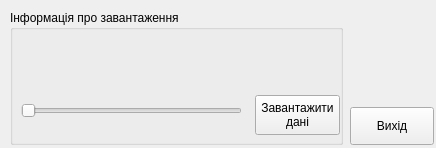
<?xml version="1.0" encoding="UTF-8"?>
<ui version="4.0">
 <class>MainWindow</class>
 <widget class="QMainWindow" name="MainWindow">
  <property name="geometry">
   <rect>
    <x>0</x>
    <y>0</y>
    <width>436</width>
    <height>148</height>
   </rect>
  </property>
  <property name="windowTitle">
   <string>Download data</string>
  </property>
  <property name="windowIcon">
   <iconset>
    <normaloff>../Img_app/download.ico</normaloff>../Img_app/download.ico</iconset>
  </property>
  <widget class="QWidget" name="centralwidget">
   <widget class="QPushButton" name="pushButton_exit">
    <property name="geometry">
     <rect>
      <x>350</x>
      <y>107</y>
      <width>84</width>
      <height>38</height>
     </rect>
    </property>
    <property name="font">
     <font>
      <pointsize>9</pointsize>
     </font>
    </property>
    <property name="text">
     <string>Вихід</string>
    </property>
   </widget>
   <widget class="QGroupBox" name="groupBox">
    <property name="geometry">
     <rect>
      <x>10</x>
      <y>10</y>
      <width>333</width>
      <height>135</height>
     </rect>
    </property>
    <property name="title">
     <string>Інформація про завантаження</string>
    </property>
    <widget class="QLabel" name="label_download_info">
     <property name="geometry">
      <rect>
       <x>30</x>
       <y>30</y>
       <width>211</width>
       <height>35</height>
      </rect>
     </property>
     <property name="font">
      <font>
       <pointsize>9</pointsize>
      </font>
     </property>
     <property name="text">
      <string/>
     </property>
     <property name="alignment">
      <set>Qt::AlignCenter</set>
     </property>
    </widget>
    <widget class="QPushButton" name="pushButton_pars_and_download_data">
     <property name="geometry">
      <rect>
       <x>245</x>
       <y>85</y>
       <width>85</width>
       <height>40</height>
      </rect>
     </property>
     <property name="font">
      <font>
       <pointsize>9</pointsize>
      </font>
     </property>
     <property name="text">
      <string>Завантажити
дані</string>
     </property>
    </widget>
    <widget class="QSlider" name="horizontalSlider">
     <property name="geometry">
      <rect>
       <x>11</x>
       <y>81</y>
       <width>221</width>
       <height>40</height>
      </rect>
     </property>
     <property name="maximum">
      <number>100</number>
     </property>
     <property name="orientation">
      <enum>Qt::Horizontal</enum>
     </property>
    </widget>
   </widget>
  </widget>
 </widget>
 <resources/>
 <connections/>
</ui>
